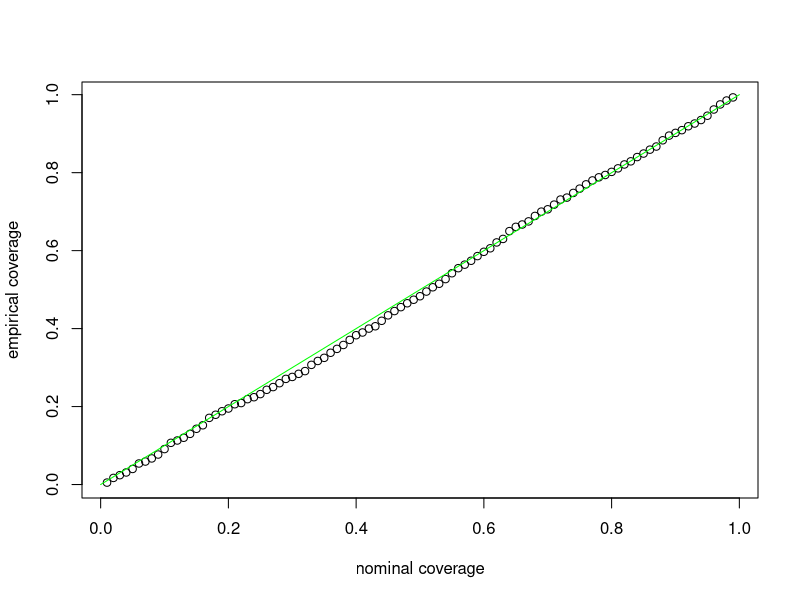

Write R code to recreate this figure.



# Confidence interal for the slope coefficient in simple linear regression
n = 100
p = 2
beta = runif( n=p, min=1, max=5) * (-1)^(runif(p) < .5)
sigma = 1

x = rnorm(n)
y = beta[1] + beta[2]*x + rnorm( n, sd=sigma)

# Construct a level 1-alpha confidence interval
alpha = .05
beta_1_hat = sum((x - mean(x))*y) / sum((x - mean(x))^2)
se_beta_1_hat = sigma / sqrt(sum((x - mean(x))^2))
critical_z = qnorm(1 - alpha/2)  # qnorm gives the inverse Gaussian CDF
lower = beta_1_hat - critical_z * se_beta_1_hat; lower
upper = beta_1_hat + critical_z * se_beta_1_hat; upper
beta[2]

# Verify that the 1-alpha confidence interval achieves its nominal 1-alpha level
# of coverage by simulating sythetic data
N = 1000  # Number of simulated data sets
se_beta_1_hat = sigma / sqrt(sum((x - mean(x))^2))
critical_z = qnorm(1 - alpha/2)
coverage = 0
for(k in 1:N){
	
	y = beta[1] + beta[2]*x + rnorm( n, sd=sigma)
	beta_1_hat = sum((x - mean(x))*y) / sum((x - mean(x))^2)
	lower = beta_1_hat - critical_z * se_beta_1_hat
	upper = beta_1_hat + critical_z * se_beta_1_hat
	
	if( lower < beta[2] & beta[2] < upper)  coverage = coverage +1
}
coverage = coverage / N; coverage

# Repeat the above simulation study over the grid of 1-alpha {.01,.02, ..., .99}
nominal_coverage = seq( .01, .99, by=.01)
coverage = rep( 0, length(nominal_coverage))
se_beta_1_hat = sigma / sqrt(sum((x - mean(x))^2))
for(k in 1:N){
	
	y = beta[1] + beta[2]*x + rnorm( n, sd=sigma)
	beta_1_hat = sum((x - mean(x))*y) / sum((x - mean(x))^2)
	
	for(r in 1:length(nominal_coverage)){
		alpha = 1-nominal_coverage[r]
		critical_z = qnorm(1 - alpha/2)
		lower = beta_1_hat - critical_z * se_beta_1_hat
		upper = beta_1_hat + critical_z * se_beta_1_hat
	
		if( lower < beta[2] & beta[2] < upper)  coverage[r] = coverage[r] +1
	}
}
coverage = coverage / N

plot( nominal_coverage, coverage, xlab="nominal coverage", 
      ylab="empirical coverage")
lines( c(0,1), c(0,1), col="green")
